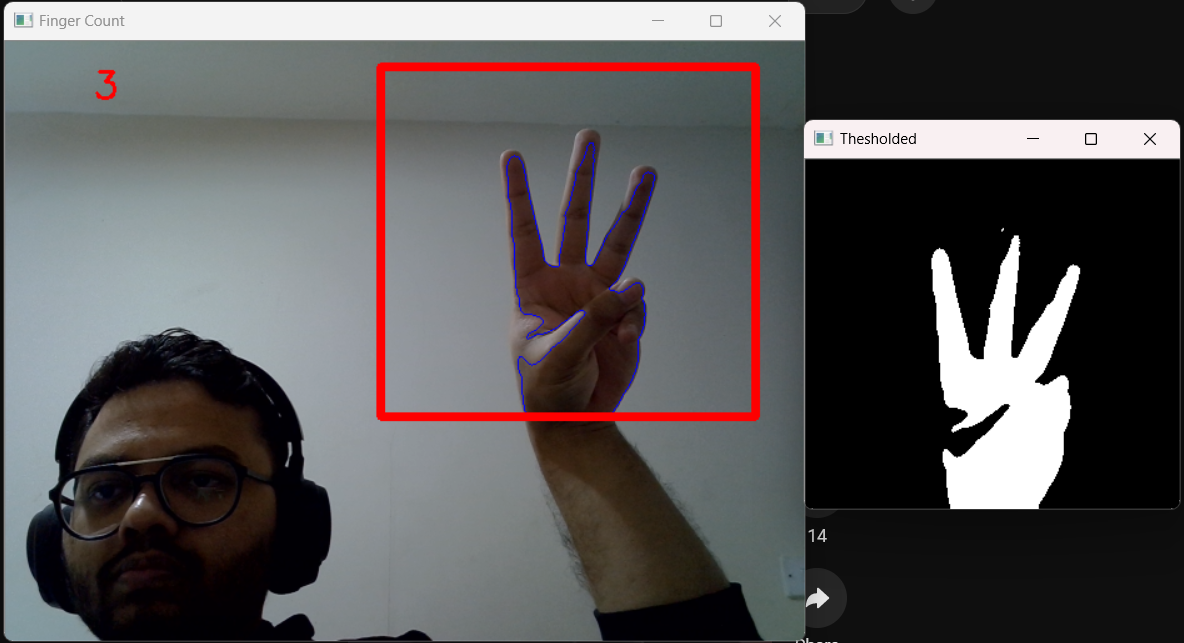
#> input picture Finger_count.png, 1184 x 643 px, given in place of the camera
$ jupyter execute Finger_Count.ipynb   (older library calls are emulated)   (text cells are left out)
#> lines starting #> are read from the running program, lines starting #| are printed output that depends on the picture
[cell 1]
import cv2
import numpy as np

# Used for distance calculation later on
from sklearn.metrics import pairwise

[cell 2]
# This background will be a global variable that we update through a few functions
background = None

# Start with a halfway point between 0 and 1 of accumulated weight
accumulated_weight = 0.5


# Manually set up our ROI for grabbing the hand.
# Feel free to change these. I just chose the top right corner for filming.
roi_top = 20
roi_bottom = 300
roi_right = 300
roi_left = 600

[cell 3]
def calc_accum_avg(frame, accumulated_weight):
    '''
    Given a frame and a previous accumulated weight, computed the weighted average of the image passed in.
    '''

    # Grab the background
    global background

    # For first time, create the background from a copy of the frame.
    if background is None:
        background = frame.copy().astype("float")
        return None

    # compute weighted average, accumulate it and update the background
    cv2.accumulateWeighted(frame, background, accumulated_weight)

[cell 4]
# [24 lines left out: function segment, not called in this run]

[cell 5]
# [69 lines left out: function count_fingers, not called in this run]

[cell 6]
cam = cv2.VideoCapture(0)

# Intialize a frame count
num_frames = 0

# keep looping, until interrupted
while True:
    # get the current frame
    ret, frame = cam.read()
#> frame is the input picture: shape (643, 1184, 3); mean B, G, R 86.1, 85.4, 88.1

    # flip the frame so that it is not the mirror view
    frame = cv2.flip(frame, 1)
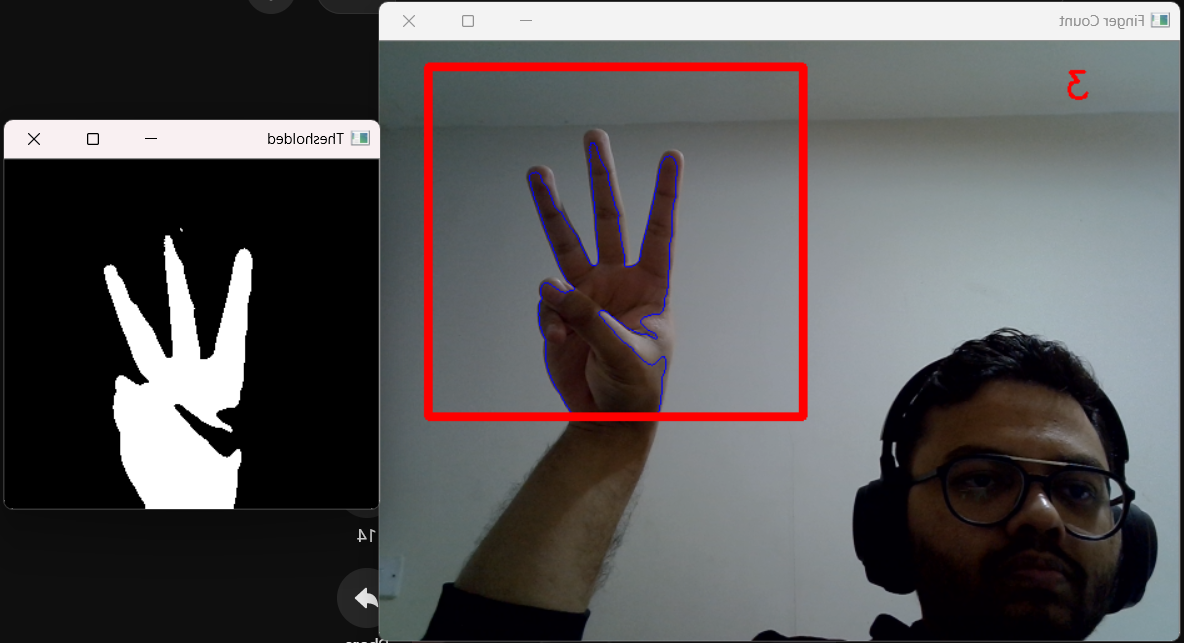
#> frame: shape (643, 1184, 3); mean B, G, R 86.1, 85.4, 88.1

    # clone the frame
    frame_copy = frame.copy()

    # Grab the ROI from the frame
    roi = frame[roi_top:roi_bottom, roi_right:roi_left]
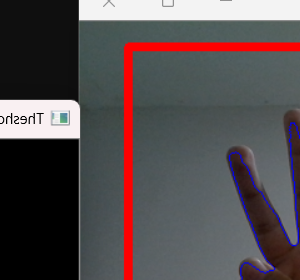
#> roi: shape (280, 300, 3); mean B, G, R 79, 77.2, 84.2

    # Apply grayscale and blur to ROI
    gray = cv2.cvtColor(roi, cv2.COLOR_BGR2GRAY)
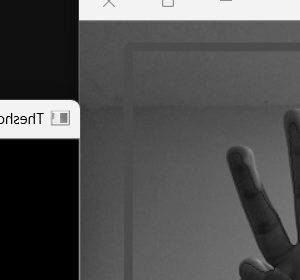
#> gray: shape (280, 300); min 0, max 252, mean 79.5
    gray = cv2.GaussianBlur(gray, (7, 7), 0)
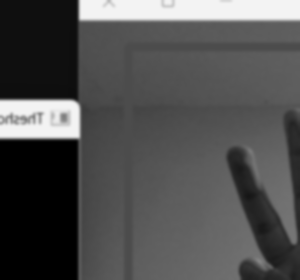
#> gray: shape (280, 300); min 0, max 243, mean 79.5

    # For the first 30 frames we will calculate the average of the background.
    # We will tell the user while this is happening
    if num_frames < 60:
        calc_accum_avg(gray, accumulated_weight)
        if num_frames <= 59:
            cv2.putText(frame_copy, "WAIT! GETTING BACKGROUND AVG.", (200, 400), cv2.FONT_HERSHEY_SIMPLEX, 1, (0,0,255), 2)
            cv2.imshow("Finger Count",frame_copy)

    else:
        # now that we have the background, we can segment the hand.

        # segment the hand region
        hand = segment(gray)

        # First check if we were able to actually detect a hand
        if hand is not None:

            # unpack
            thresholded, hand_segment = hand

            # Draw contours around hand segment
            cv2.drawContours(frame_copy, [hand_segment + (roi_right, roi_top)], -1, (255, 0, 0),1)

            # Count the fingers
            fingers = count_fingers(thresholded, hand_segment)

            # Display count
            cv2.putText(frame_copy, str(fingers), (70, 45), cv2.FONT_HERSHEY_SIMPLEX, 1, (0,0,255), 2)

            # Also display the thresholded image
            cv2.imshow("Thesholded", thresholded)

    # Draw ROI Rectangle on frame copy
    cv2.rectangle(frame_copy, (roi_left, roi_top), (roi_right, roi_bottom), (0,0,255), 5)
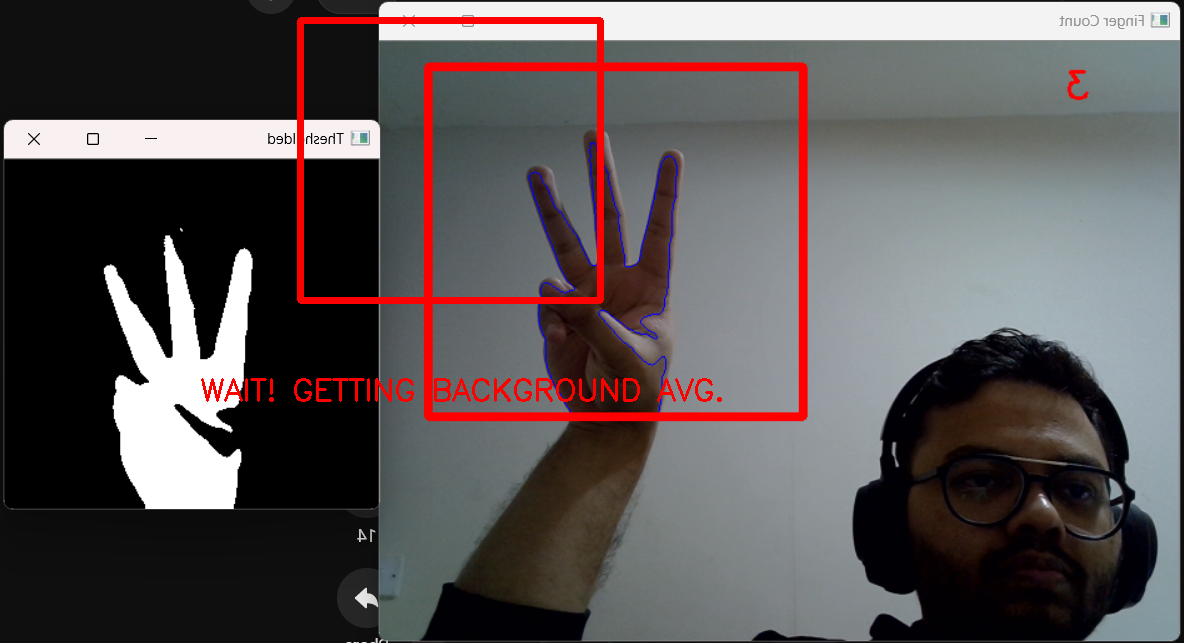
#> frame_copy: shape (643, 1184, 3); mean B, G, R 84.7, 84.1, 90.7

    # increment the number of frames for tracking
    num_frames += 1

    # Display the frame with segmented hand
    cv2.imshow("Finger Count", frame_copy)


    # Close windows with Esc
    k = cv2.waitKey(1) & 0xFF
#> (key Esc is pressed here)

    if k == 27:
        break

# Release the camera and destroy all the windows
cam.release()
cv2.destroyAllWindows()
